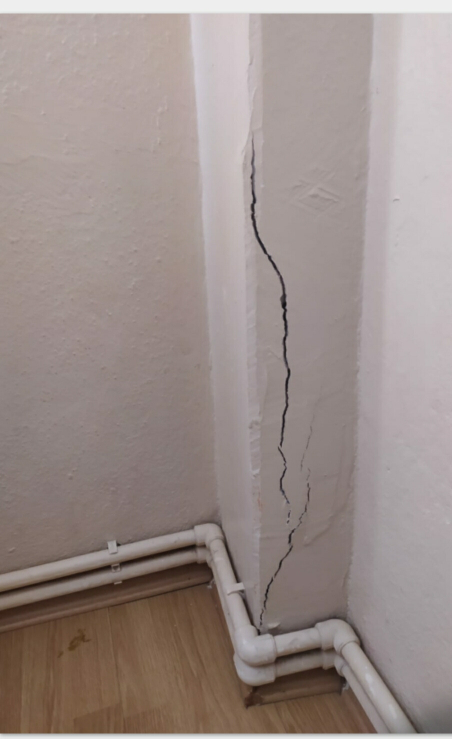
#> input picture images/image1.jpeg, 904 x 1477 px (shown at 1/2 size); its folder holds only this picture in this run
$ python test_v2.py images/image1.jpeg   (older library calls are emulated)
#> lines starting #> are read from the running program, lines starting #| are printed output that depends on the picture; after the words box and inside, x2 and y2 are one past the last pixel; in counts of white or black regions, pixels touching at a corner belong together
### Opencv/crack_detection_v2.py
"""
Çatlak Tespiti V2 - Gelişmiş Yöntemler
Line Segment Detection + Ridge Detection + Multi-scale Analysis
"""

import cv2
import numpy as np
from scipy import ndimage


def detect_ridges(gray, sigma=1.0):
    """
    Ridge detection - ince çatlak yapıları için
    Hessian matrix eigenvalue analizi
    """
    # Gaussian smoothing
    smoothed = cv2.GaussianBlur(gray.astype(np.float64), (0, 0), sigma)

    # Hessian matrix bileşenleri
    Ixx = cv2.Sobel(smoothed, cv2.CV_64F, 2, 0, ksize=3)
    Iyy = cv2.Sobel(smoothed, cv2.CV_64F, 0, 2, ksize=3)
    Ixy = cv2.Sobel(smoothed, cv2.CV_64F, 1, 1, ksize=3)

    # Eigenvalue hesaplama
    tmp = np.sqrt((Ixx - Iyy)**2 + 4*Ixy**2)
    lambda1 = 0.5 * (Ixx + Iyy + tmp)
    lambda2 = 0.5 * (Ixx + Iyy - tmp)

    # Ridge strength (en büyük eigenvalue)
    ridge = np.maximum(np.abs(lambda1), np.abs(lambda2))

    # Normalize
    ridge = ((ridge - ridge.min()) / (ridge.max() - ridge.min() + 1e-8) * 255).astype(np.uint8)

    return ridge


def detect_lines_lsd(gray):
    """
    Line Segment Detector - düz çatlak çizgilerini tespit et
    """
    lsd = cv2.createLineSegmentDetector(0)
    lines, widths, precs, nfas = lsd.detect(gray)

    if lines is None:
        return [], np.zeros_like(gray)

    # Çizgi maskesi oluştur
    line_mask = np.zeros_like(gray)

    filtered_lines = []
    for i, line in enumerate(lines):
        x1, y1, x2, y2 = line[0]
        length = np.sqrt((x2-x1)**2 + (y2-y1)**2)

        # Sadece yeterince uzun çizgileri al
        if length > 30:
            filtered_lines.append(line)
            cv2.line(line_mask, (int(x1), int(y1)), (int(x2), int(y2)), 255, 2)

    return filtered_lines, line_mask


def multi_scale_crack_detection(gray, scales=[1.0, 2.0, 3.0]):
    """
    Multi-scale çatlak tespiti - farklı kalınlıklardaki çatlaklar için
    """
    combined = np.zeros_like(gray, dtype=np.float64)

    for sigma in scales:
        ridge = detect_ridges(gray, sigma)
        combined += ridge.astype(np.float64)

    # Normalize
    combined = ((combined - combined.min()) / (combined.max() - combined.min() + 1e-8) * 255).astype(np.uint8)

    return combined


def detect_dark_lines(gray, threshold=30):
    """
    Koyu çizgileri tespit et - çatlaklar genelde çevreden daha koyu
    """
    # Yerel ortalama
    kernel_size = 21
    local_mean = cv2.blur(gray.astype(np.float64), (kernel_size, kernel_size))

    # Yerel ortalamadan ne kadar koyu?
    diff = local_mean - gray.astype(np.float64)

    # Sadece koyu olanları al
    dark_mask = (diff > threshold).astype(np.uint8) * 255

    return dark_mask


# [19 lines left out: function skeletonize, not called in this run]


def filter_crack_contours(contours, min_length=50, max_width=30, min_aspect_ratio=3.0):
    """
    Çatlak benzeri konturları filtrele
    Çatlaklar: uzun, ince, düzensiz
    """
    cracks = []

    for contour in contours:
        area = cv2.contourArea(contour)
        if area < 50:
            continue

        # Minimum bounding rectangle
        rect = cv2.minAreaRect(contour)
        width, height = rect[1]

        if width == 0 or height == 0:
            continue

        # Uzun kenar ve kısa kenar
        long_side = max(width, height)
        short_side = min(width, height)

        if short_side == 0:
            continue

        aspect_ratio = long_side / short_side

        # Çatlak kriterleri:
        # - Yeterince uzun
        # - Yeterince ince (geniş değil)
        # - Aspect ratio yüksek (uzun ve ince)
        if long_side >= min_length and short_side <= max_width and aspect_ratio >= min_aspect_ratio:
            cracks.append(contour)

    return cracks


def detect_cracks_v2(image, config=None):
    """
    Ana çatlak tespiti fonksiyonu - V2

    Args:
        image: BGR veya grayscale görüntü
        config: Konfigürasyon dict

    Returns:
        cracks: Çatlak konturları listesi
        visualization: Görselleştirme için maske
    """
    if config is None:
        config = {
            'ridge_scales': [1.0, 1.5, 2.0],
            'dark_threshold': 20,
            'min_crack_length': 40,
            'max_crack_width': 25,
            'min_aspect_ratio': 2.5,
            'use_lsd': True,
            'combine_methods': True
        }

    # Grayscale'e çevir
    if len(image.shape) == 3:
        gray = cv2.cvtColor(image, cv2.COLOR_BGR2GRAY)
    else:
        gray = image.copy()

    # Contrast enhancement
    clahe = cv2.createCLAHE(clipLimit=3.0, tileGridSize=(8, 8))
    enhanced = clahe.apply(gray)

    # Gürültü azaltma
    denoised = cv2.bilateralFilter(enhanced, 5, 50, 50)

    # === YÖNTEM 1: Multi-scale Ridge Detection ===
    ridge_mask = multi_scale_crack_detection(denoised, config['ridge_scales'])
    _, ridge_binary = cv2.threshold(ridge_mask, 0, 255, cv2.THRESH_BINARY + cv2.THRESH_OTSU)

    # === YÖNTEM 2: Dark Line Detection ===
    dark_mask = detect_dark_lines(denoised, config['dark_threshold'])

    # === YÖNTEM 3: Line Segment Detection ===
    lsd_mask = np.zeros_like(gray)
    if config['use_lsd']:
        _, lsd_mask = detect_lines_lsd(denoised)

    # === Yöntemleri birleştir ===
    if config['combine_methods']:
        # En az 2 yöntemin hemfikir olduğu pikseller
        combined = np.zeros_like(gray, dtype=np.float64)
        combined += (ridge_binary > 0).astype(np.float64)
        combined += (dark_mask > 0).astype(np.float64)
        combined += (lsd_mask > 0).astype(np.float64)

        # En az 2 yöntem hemfikir olmalı
        final_mask = (combined >= 2).astype(np.uint8) * 255
    else:
        # Sadece ridge detection
        final_mask = ridge_binary

    # Morfolojik temizlik
    kernel = cv2.getStructuringElement(cv2.MORPH_ELLIPSE, (3, 3))
    final_mask = cv2.morphologyEx(final_mask, cv2.MORPH_CLOSE, kernel, iterations=2)
    final_mask = cv2.morphologyEx(final_mask, cv2.MORPH_OPEN, kernel, iterations=1)

    # Konturları bul
    contours, _ = cv2.findContours(final_mask, cv2.RETR_EXTERNAL, cv2.CHAIN_APPROX_SIMPLE)

    # Çatlak benzeri konturları filtrele
    cracks = filter_crack_contours(
        contours,
        min_length=config['min_crack_length'],
        max_width=config['max_crack_width'],
        min_aspect_ratio=config['min_aspect_ratio']
    )

    # Görselleştirme maskesi
    visualization = np.zeros_like(gray)
    cv2.drawContours(visualization, cracks, -1, 255, -1)

    return cracks, visualization


def detect_moisture_v2(image, config=None):
    """
    Nem/Dökülen sıva tespiti - V2
    Renk anomalisi + Texture analizi

    Args:
        image: BGR görüntü
        config: Konfigürasyon dict

    Returns:
        regions: Nem bölgesi konturları
        visualization: Görselleştirme maskesi
    """
    if config is None:
        config = {
            'color_sensitivity': 1.2,
            'texture_sensitivity': 1.5,
            'min_region_area': 1000,
            'max_region_area': 100000,
        }

    # Grayscale
    if len(image.shape) == 3:
        gray = cv2.cvtColor(image, cv2.COLOR_BGR2GRAY)
        bgr = image
    else:
        gray = image
        bgr = cv2.cvtColor(image, cv2.COLOR_GRAY2BGR)

    # === YÖNTEM 1: Renk Anomalisi (LAB) ===
    lab = cv2.cvtColor(bgr, cv2.COLOR_BGR2LAB)
    L, A, B = cv2.split(lab)

    # Arka plan tahmini
    L_bg = cv2.medianBlur(L, 51)

    # Fark
    L_diff = cv2.absdiff(L, L_bg)

    mean_diff = np.mean(L_diff)
    std_diff = np.std(L_diff)
    threshold = mean_diff + config['color_sensitivity'] * std_diff
    _, color_mask = cv2.threshold(L_diff, threshold, 255, cv2.THRESH_BINARY)

    # === YÖNTEM 2: Texture Analizi ===
    # Yerel varyans
    blur = cv2.GaussianBlur(gray.astype(np.float32), (15, 15), 0)
    blur_sq = cv2.GaussianBlur((gray.astype(np.float32))**2, (15, 15), 0)
    variance = np.sqrt(np.abs(blur_sq - blur**2))

    mean_var = np.mean(variance)
    std_var = np.std(variance)
    var_threshold = mean_var + config['texture_sensitivity'] * std_var
    texture_mask = (variance > var_threshold).astype(np.uint8) * 255

    # === Birleştir ===
    combined = cv2.bitwise_and(color_mask, texture_mask)

    # Morfolojik işlemler
    kernel = cv2.getStructuringElement(cv2.MORPH_ELLIPSE, (11, 11))
    combined = cv2.morphologyEx(combined, cv2.MORPH_CLOSE, kernel, iterations=3)
    combined = cv2.morphologyEx(combined, cv2.MORPH_OPEN, kernel, iterations=2)

    # Konturları bul
    contours, _ = cv2.findContours(combined, cv2.RETR_EXTERNAL, cv2.CHAIN_APPROX_SIMPLE)

    # Boyut filtresi
    regions = []
    for contour in contours:
        area = cv2.contourArea(contour)
        if config['min_region_area'] <= area <= config['max_region_area']:
            regions.append(contour)

    # Görselleştirme
    visualization = np.zeros_like(gray)
    cv2.drawContours(visualization, regions, -1, 255, -1)

    return regions, visualization


def draw_results_v2(image, cracks, moisture_regions):
    """
    Sonuçları görüntü üzerine çiz
    """
    result = image.copy()

    # Çatlakları yeşil çiz
    cv2.drawContours(result, cracks, -1, (0, 255, 0), 2)

    # Nem bölgelerini mavi çiz
    cv2.drawContours(result, moisture_regions, -1, (255, 100, 0), 2)

    # İstatistik ekle
    h, w = image.shape[:2]
    cv2.rectangle(result, (10, 10), (250, 80), (0, 0, 0), -1)
    cv2.putText(result, f"Catlak: {len(cracks)}", (20, 35),
                cv2.FONT_HERSHEY_SIMPLEX, 0.7, (0, 255, 0), 2)
    cv2.putText(result, f"Nem/Siva: {len(moisture_regions)}", (20, 65),
                cv2.FONT_HERSHEY_SIMPLEX, 0.7, (255, 100, 0), 2)

    return result


def analyze_results_v2(cracks, moisture_regions):
    """
    Sonuçları analiz et
    """
    crack_stats = {
        'count': len(cracks),
        'total_area': sum(cv2.contourArea(c) for c in cracks) if cracks else 0,
        'total_length': sum(cv2.arcLength(c, True) for c in cracks) if cracks else 0
    }

    moisture_stats = {
        'count': len(moisture_regions),
        'total_area': sum(cv2.contourArea(r) for r in moisture_regions) if moisture_regions else 0
    }

    return crack_stats, moisture_stats

### test_v2.py
"""
Test V2 - Yeni Çatlak ve Nem Tespiti Sistemi
"""

import cv2
import sys
import os
import numpy as np

# V2 modülünü import et
from Opencv.crack_detection_v2 import (
    detect_cracks_v2,
    detect_moisture_v2,
    draw_results_v2,
    analyze_results_v2
)


def process_image_v2(image_path, output_dir='results'):
    """
    V2 algoritması ile görüntü işle
    """
#> called with image_path = 'images/image1.jpeg', output_dir = 'results'
    print("\n" + "="*60)
    print("🏗️  BINA HASAR TESPİT SİSTEMİ V2")
    print("="*60)

    # Görüntü yükle
    print("\n📥 Görüntü yükleniyor...")
    image = cv2.imread(image_path)
#> image is the input picture: shape (1477, 904, 3); mean B, G, R 138.7, 142.4, 155.3
    if image is None:
        print(f"❌ Görüntü yüklenemedi: {image_path}")
        return None

    # Boyutlandır
    max_width = 1000
    h, w = image.shape[:2]
    if w > max_width:
        scale = max_width / w
        image = cv2.resize(image, None, fx=scale, fy=scale)
        print(f"  Boyut: {w}x{h} -> {image.shape[1]}x{image.shape[0]}")
    else:
        print(f"  Boyut: {w}x{h}")
#|   Boyut: 904x1477

    # Çatlak tespiti konfigürasyonu
    crack_config = {
        'ridge_scales': [1.0, 1.5, 2.0],
        'dark_threshold': 15,          # Düşük = daha hassas
        'min_crack_length': 30,        # Minimum çatlak uzunluğu
        'max_crack_width': 20,         # Maksimum çatlak genişliği
        'min_aspect_ratio': 2.0,       # En-boy oranı
        'use_lsd': True,
        'combine_methods': True
    }

    # Nem tespiti konfigürasyonu
    moisture_config = {
        'color_sensitivity': 1.0,      # Düşük = daha hassas
        'texture_sensitivity': 1.2,
        'min_region_area': 500,
        'max_region_area': 150000,
    }

    # Çatlak tespiti
    print("\n🔍 Çatlaklar tespit ediliyor...")
    print("   (Ridge Detection + Dark Lines + LSD)")
    cracks, crack_vis = detect_cracks_v2(image, crack_config)
#> the loop in multi_scale_crack_detection, `for sigma in scales:` made 3 passes
#> pass 1, in detect_ridges, `Ixy = cv2.Sobel(smoothed, cv2.CV_64F, 1, 1, ksize=3)`:
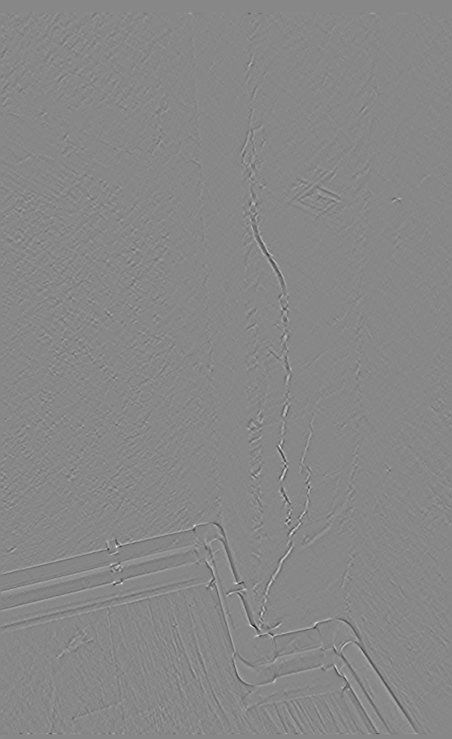
#> Ixy: shape (1477, 904) float64 (shown at 1/2 size); min -46.68, max 41.12, mean 0; drawn with min black and max white
#> in detect_cracks_v2, `_, ridge_binary = cv2.threshold(ridge_mask, 0, 255, cv2.THRESH_BINARY ..`:
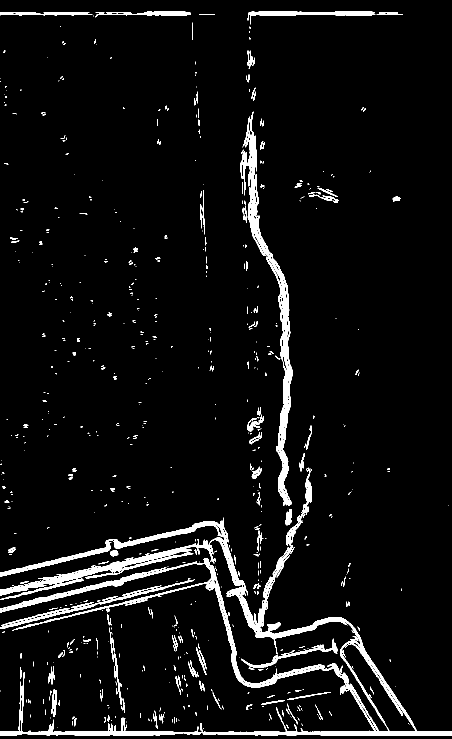
#> ridge_binary: shape (1477, 904) (shown at 1/2 size); 5.1% white; 690 white regions (506 under 20 px), largest, box (x1, y1, x2, y2) and area: (0, 935, 904, 1472) 37176, (490, 223, 585, 1012) 9782, (495, 23, 751, 49) 1768
#> in detect_dark_lines, `diff = local_mean - gray.astype(np.float64)`:
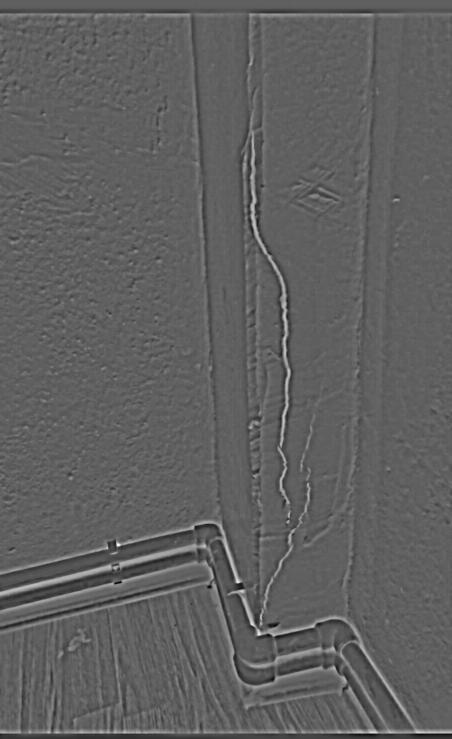
#> diff: shape (1477, 904) float64 (shown at 1/2 size); min -78.02, max 128.9, mean 0; drawn with min black and max white
#> in detect_dark_lines, `dark_mask = (diff > threshold).astype(np.uint8) * 255`:
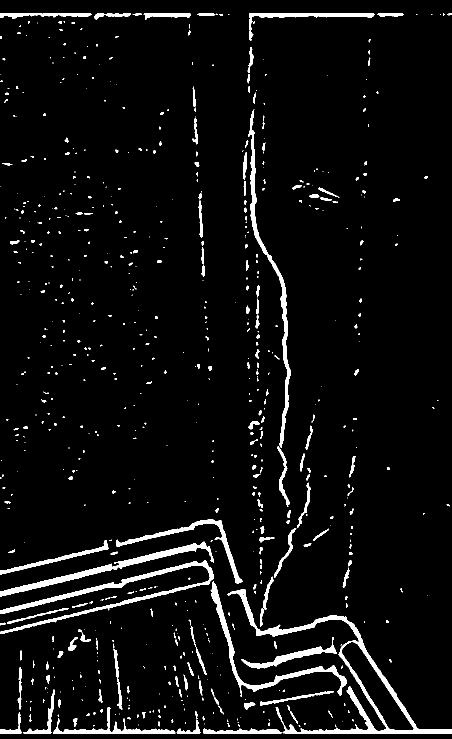
#> dark_mask: shape (1477, 904) (shown at 1/2 size); 4.8% white; 701 white regions (447 under 20 px), largest, box (x1, y1, x2, y2) and area: (455, 1179, 904, 1467) 9592, (0, 1120, 428, 1268) 6167, (0, 1083, 428, 1193) 4827
#> in detect_lines_lsd, `lines, widths, precs, nfas = lsd.detect(gray)`: lines = 806 rows, first 6: [901.9, 1466.5, 0.619, 1468], [486.6, 1163.5, 467, 1168.6], [535.9, 1266.7, 508.9, 1274], [510.6, 1254.4, 494.9, 1246.9], [232.6, 1099.4, 230.9, 1074.3], [386.2, 1057.7, 234.9, 1092.3]; widths = 806 values, max 24.74 at index 220, min 1.47 at index 645, mean 4.98; precs = 806 values from 0.125 to 0.125; nfas = None
#> the loop in detect_lines_lsd, `for i, line in enumerate(lines):` made 806 passes
#> (x1, y1, x2, y2, length) on passes 1 to 3: (901.9, 1466.5, 0.619, 1468, 901.3), (486.6, 1163.5, 467, 1168.6, 20.3), (535.9, 1266.7, 508.9, 1274, 27.95)
#> after the loop in detect_lines_lsd, `for i, line in enumerate(lines):`:
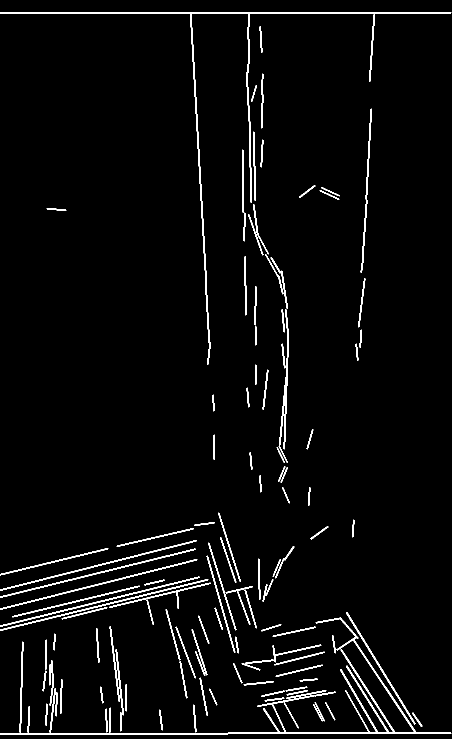
#> line_mask: shape (1477, 904) (shown at 1/2 size); 3.3% white; 112 white regions, largest, box (x1, y1, x2, y2) and area: (0, 1235, 903, 1469) 7881, (0, 24, 903, 730) 5957, (557, 618, 578, 926) 1299
#> after the loop in detect_lines_lsd, `for i, line in enumerate(lines):`: filtered_lines = 153 items, first 6: [[901.9, 1466.5, 0.619, 1468]], [[386.2, 1057.7, 234.9, 1092.3]], [[630.3, 1254.1, 546.2, 1272.3]], [[452.8, 1185.3, 504.5, 1173.5]], [[415, 1112.2, 469.1, 1304.5]], [[428.1, 1045.7, 389.4, 1050.8]]
#> in detect_cracks_v2, `kernel = cv2.getStructuringElement(cv2.MORPH_ELLIPSE, (3, 3))`: kernel = [[0, 1, 0], [1, 1, 1], [0, 1, 0]]
#> in detect_cracks_v2, `contours, _ = cv2.findContours(final_mask, cv2.RETR_EXTERNAL, cv2.CHAI..`: contours = 180 contours, 96 with area under 20; largest, box (x1, y1, x2, y2) and area: (405, 1175, 904, 1469) 15350, (488, 229, 581, 1010) 6479, (0, 1083, 430, 1193) 4837, (87, 1119, 650, 1376) 3434, (0, 1123, 402, 1225) 2755
#> the loop in filter_crack_contours, `for contour in contours:` made 180 passes
#> area on passes 1, 6, 8: 22, 28.5, 46.5
    print(f"   ✓ {len(cracks)} çatlak tespit edildi")
#|    ✓ 25 çatlak tespit edildi

    # Nem tespiti
    print("\n💧 Nem/Dökülen sıva tespit ediliyor...")
    print("   (Renk Anomalisi + Texture Analizi)")
    moisture, moisture_vis = detect_moisture_v2(image, moisture_config)
#> in detect_moisture_v2, `blur_sq = cv2.GaussianBlur((gray.astype(np.float32))**2, (15, 15), 0)`:
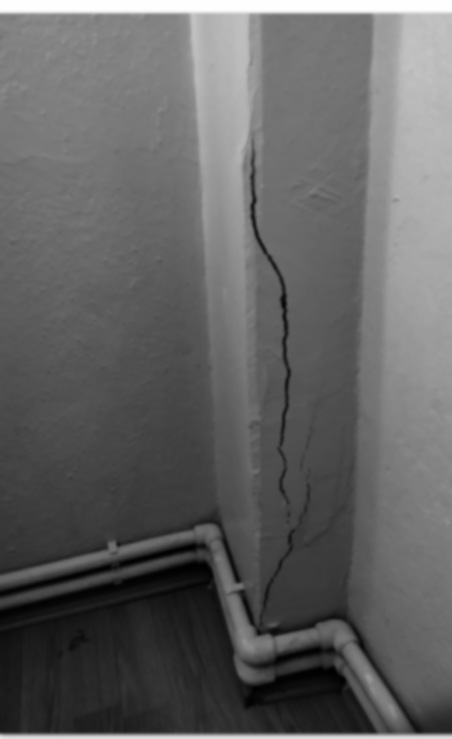
#> blur_sq: shape (1477, 904) float32 (shown at 1/2 size); min 878.2, max 56698.6, mean 22590; drawn with min black and max white
#> the loop in detect_moisture_v2, `for contour in contours:` made 12 passes
    print(f"   ✓ {len(moisture)} bölge tespit edildi")
#|    ✓ 9 bölge tespit edildi

    # Sonuçları çiz
    result = draw_results_v2(image, cracks, moisture)
#> in draw_results_v2, `cv2.putText(result, f"Nem/Siva: {len(moisture_regions)}", (20, 65), cv..`:
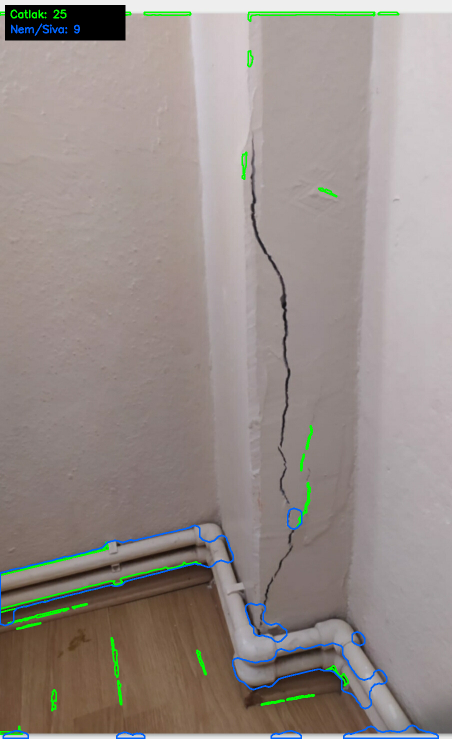
#> result: shape (1477, 904, 3) (shown at 1/2 size); mean B, G, R 136.9, 141.4, 150.7

    # İstatistikler
    crack_stats, moisture_stats = analyze_results_v2(cracks, moisture)

    # Kaydet
    os.makedirs(output_dir, exist_ok=True)
    base_name = os.path.splitext(os.path.basename(image_path))[0]

    output_path = os.path.join(output_dir, f"{base_name}_v2_result.jpg")
    cv2.imwrite(output_path, result)
    print(f"\n💾 Sonuç kaydedildi: {output_path}")

    # Debug görüntüleri
    cv2.imwrite(os.path.join(output_dir, f"{base_name}_v2_cracks.jpg"), crack_vis)
    cv2.imwrite(os.path.join(output_dir, f"{base_name}_v2_moisture.jpg"), moisture_vis)

    # Rapor
    print("\n" + "="*60)
    print("📊 RAPOR")
    print("="*60)
    print(f"\n🔍 ÇATLAK TESPİTİ:")
    print(f"   Sayı: {crack_stats['count']}")
#|    Sayı: 25
    print(f"   Toplam Alan: {crack_stats['total_area']:.0f} px²")
#|    Toplam Alan: 10288 px²
    print(f"   Toplam Uzunluk: {crack_stats['total_length']:.0f} px")
#|    Toplam Uzunluk: 4917 px

    print(f"\n💧 NEM/DÖKÜLEN SIVA:")
    print(f"   Sayı: {moisture_stats['count']}")
#|    Sayı: 9
    print(f"   Toplam Alan: {moisture_stats['total_area']:.0f} px²")
#|    Toplam Alan: 59363 px²

    print("\n" + "="*60)

    return result


# [17 lines left out: function test_all_images, not called in this run]


if __name__ == '__main__':
    if len(sys.argv) < 2:
        print("\nKullanım:")
        print("  python test_v2.py <görüntü_yolu>")
        print("  python test_v2.py --all  (tüm görüntüleri test et)")
        sys.exit(1)

    if sys.argv[1] == '--all':
        test_all_images()
    else:
        process_image_v2(sys.argv[1])
